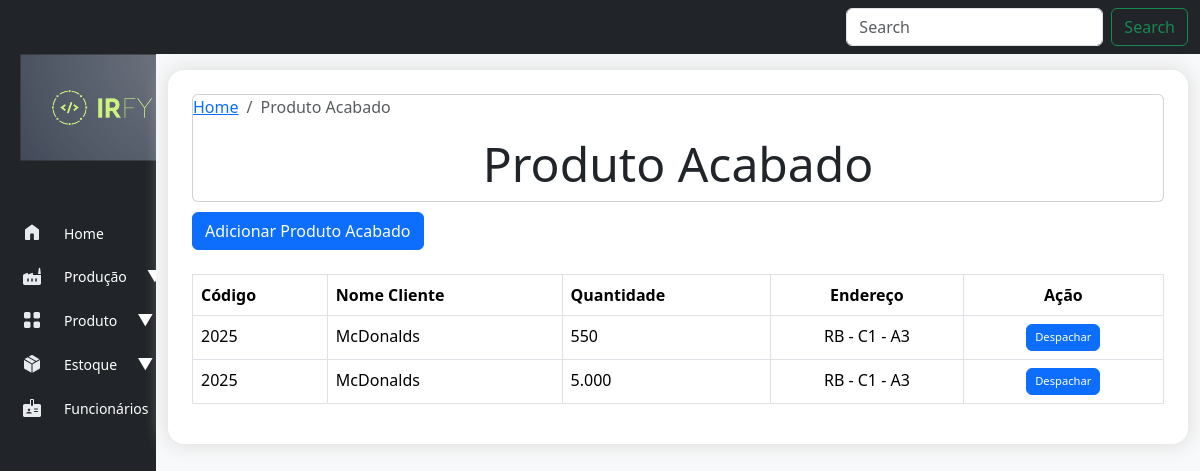
/estoque/list-produto-acabado, run on an earlier commit of the app's database.
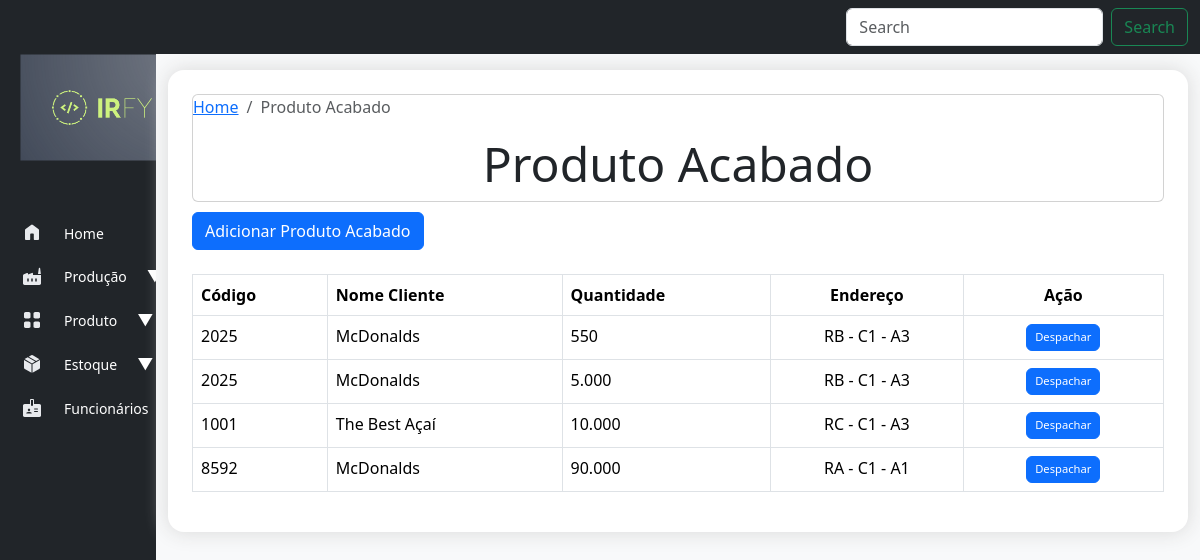
And on a later commit of the database.
### estoque/models.py (models this page shows, shortened)
class ProdutoAcabado(models.Model):
    produto = models.ForeignKey(Produto, on_delete=models.CASCADE)
    quantidade = models.PositiveBigIntegerField(default=0)
    data_entrada = models.DateField(auto_now_add=True)
    localizacao = models.CharField(max_length=20)
    class Meta:
        verbose_name_plural = "Produtos Acabados"

### cadastro/models.py (models this page shows, shortened)
class Produto(models.Model):
    cliente = models.ForeignKey(Cliente, on_delete=models.CASCADE)
    nome = models.CharField(max_length=255)
    codigo = models.CharField(max_length=50, unique=True)
    descricao = models.TextField(blank=True)
    material = models.CharField(max_length=100)
    peso = models.DecimalField(max_digits=10, decimal_places=2)
    volume = models.DecimalField(max_digits=10, decimal_places=2)
    cor = models.CharField(max_length=50)

class Cliente(models.Model):
    TIPOS_CLIENTE = [
        ('pf', 'Pessoa Física'),
        ('pj', 'Pessoa Jurídica'),
    ]
    nome_cliente = models.CharField(max_length=255)
    tipo_cliente = models.CharField(max_length=2, choices=TIPOS_CLIENTE, default='pf')
    cpf_cnpj = models.CharField(max_length=18, unique=True)
    email = models.EmailField(max_length=254)
    telefone = models.CharField(max_length=20, blank=True, null=True)
    endereco = models.TextField()
    data_cadastro = models.DateTimeField(auto_now_add=True)
    def __str__(self):
        return self.nome_cliente

### estoque/views.py (the view)
# urls.py: path('list-produto-acabado', views.list_produto_acabado, name='list-produto-acabado'),
def list_produto_acabado(request,):
    produto_acabado = ProdutoAcabado.objects.order_by('data_entrada')
    context = {'produto_acabado': produto_acabado}
    return render(request, 'estoque_acabado/list-produto-acabado.html', context)

### estoque/templates/estoque_acabado/list-produto-acabado.html (shortened to what this page needs)
{% extends "base.html" %}
{% load static %}
{% load humanize %}
{% block header %}
<nav aria-label="breadcrumb">
  <ol class="breadcrumb">
    <li class="breadcrumb-item"><a href="{% url 'index' %}">Home</a></li>
    <li class="breadcrumb-item active" aria-current="page">Produto Acabado</li>
  </ol>
</nav>
<h2 style="text-align: center;" class="display-5">Produto Acabado</h2>
{% endblock header %}
{% block content %}
{% block buttons %}
<div class="d-grid gap-2" style="margin-top: 10px;">
  <a href="{% url 'novo_produto_acabado' %}"><button type="button" class="btn btn-primary">Adicionar Produto Acabado</button></a>
</div>
{% endblock buttons %}
<table class="table table-bordered table-hover">
  <thead>
    <tr>
      <th scope="col">Código</th>
      <th scope="col">Nome Cliente</th>
      <th scope="col">Quantidade</th>
      <th style="text-align: center;" scope="col">Endereço</th>
      <th style="text-align: center;" scope="col">Ação</th>
    </tr>
  </thead>
  <tbody class="table">
    {% for pa in produto_acabado %}
      <tr onclick="window.location.href='{% url 'produto_acabado' pa.id  %}'">
        <td scope="row">{{ pa.produto.codigo }}</td>
        <td>{{ pa.produto.cliente }}</td>
        <td>{{ pa.quantidade | floatformat:0| intcomma }}</td>
        <td style="text-align: center;">{{ pa.localizacao }}</td>
        <td style="text-align: center;"><a><button class="btn btn-primary" style="--bs-btn-padding-y: .25rem; --bs-btn-padding-x: .5rem; --bs-btn-font-size: .70rem;" data-bs-toggle="modal" data-bs-target="#exampleModal">Despachar</button></a></td>
      </tr>
    {% empty %}
      Não há pedidos.
    {% endfor %}
  </tbody>
</table>
{% endblock content %}

What changed in the data, as far as the page shows it:
added ProdutoAcabado: produto.codigo "1001", produto.cliente "The Best Açaí", quantidade "10.000", localizacao "RC - C1 - A3"
added ProdutoAcabado: produto.codigo "8592", produto.cliente "McDonalds", quantidade "90.000", localizacao "RA - C1 - A1"
